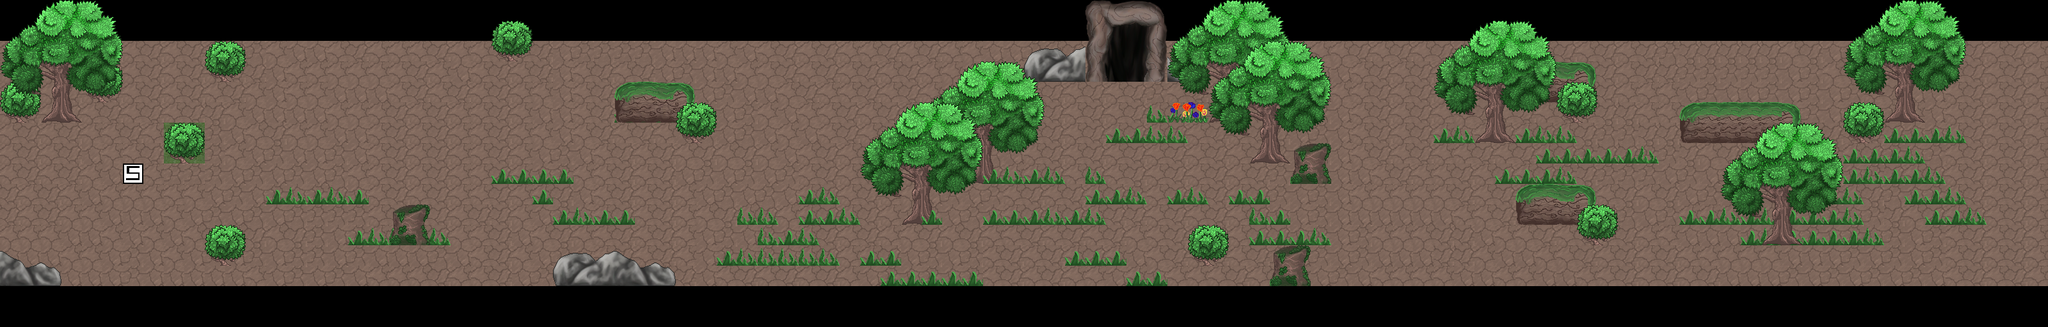

A 2D game scene composited from a Tiled map and its tileset images. What follows is a short description and the map's XML, with each tile layer's data collapsed to a summary:
An orthogonal 100x16 tile map with 32x32 px tiles, 10 tile layers (ground, grass_1, stones_0, stones_1, ...), 2 tilesets and 9 objects (9x tree).

<map version="1.0" orientation="orthogonal" width="100" height="16" tilewidth="32" tileheight="32">
 <properties>
  <property name="OffsetX" value="2" />
  <property name="OffsetY" value="2" />
 </properties>
 <tileset firstgid="1" name="grass_9" tilewidth="32" tileheight="32">
  <image source="grass_9.png" width="512" height="640" />
  <tile id="3">
   <properties>
    <property name="blocked" value="" />
   </properties>
  </tile>
 </tileset>
 <tileset firstgid="321" name="tileset" tilewidth="32" tileheight="32">
  <image source="tileset.png" width="128" height="128" />
  <terraintypes>
   <terrain name="Neues Terrain erzeugen" tile="-1" />
  </terraintypes>
  <tile id="4">
   <properties>
    <property name="spawn" value="" />
   </properties>
  </tile>
 </tileset>
 <layer name="ground" width="100" height="16">
  <data>[1600 cells, 1200 non-empty, 25 distinct tile ids]</data>
 </layer>
 <layer name="grass_1" width="100" height="16">
  <data>[1600 cells, 34 non-empty, 2 distinct tile ids]</data>
 </layer>
 <layer name="stones_0" width="100" height="16">
  <data>[1600 cells, 88 non-empty, 46 distinct tile ids]</data>
 </layer>
 <layer name="stones_1" width="100" height="16">
  <data>[1600 cells, 16 non-empty, 12 distinct tile ids]</data>
 </layer>
 <layer name="trees_1" width="100" height="16">
  <data>[1600 cells, 94 non-empty, 40 distinct tile ids]</data>
 </layer>
 <layer name="trees_2" width="100" height="16">
  <data>[1600 cells, 75 non-empty, 36 distinct tile ids]</data>
 </layer>
 <layer name="grass_0" width="100" height="16">
  <data>[1600 cells, 102 non-empty, 4 distinct tile ids]</data>
 </layer>
 <layer name="$s.SubjectLayer" width="100" height="16">
  <data>[1600 cells, 1 non-empty, 1 distinct tile ids]</data>
 </layer>
 <layer name="trees_0" width="100" height="16">
  <data>[1600 cells, 162 non-empty, 40 distinct tile ids]</data>
 </layer>
 <objectgroup name="$i.ImageLayer" width="100" height="16" opacity="0.97">
  <object type="tree" x="0" y="0" width="192" height="192" />
  <object type="tree" x="1440" y="96" width="192" height="192" />
  <object type="tree" x="1344" y="160" width="192" height="192" />
  <object type="tree" x="1824" y="0" width="192" height="192" />
  <object type="tree" x="1888" y="64" width="192" height="192" />
  <object type="tree" x="384" y="128" width="192" height="192" />
  <object type="tree" x="2240" y="32" width="192" height="192" />
  <object type="tree" x="2688" y="192" width="192" height="192" />
  <object type="tree" x="2880" y="0" width="192" height="192" />
 </objectgroup>
 <layer name="$c.CollisinLayer" width="100" height="16">
  <data>[1600 cells, 9 non-empty, 5 distinct tile ids]</data>
 </layer>
</map>
